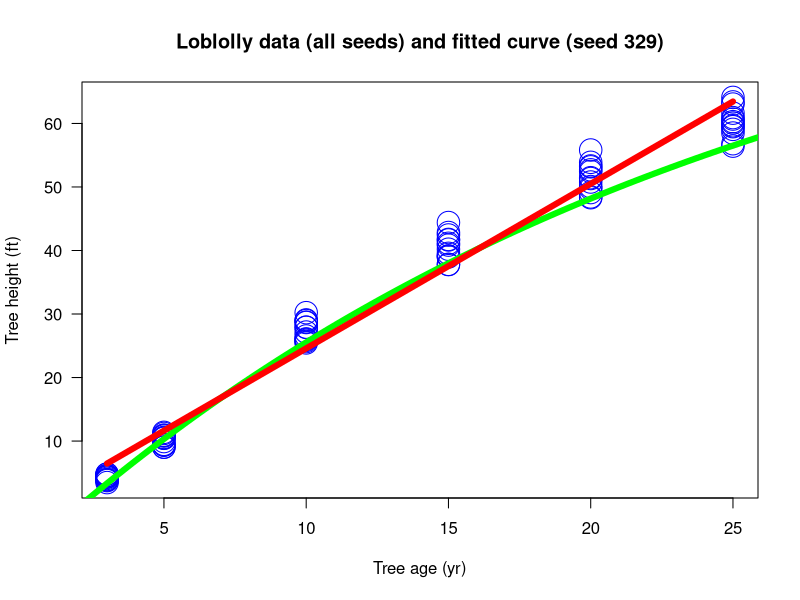

Source code (R):
## ---- chunk 1
summary(Loblolly)
## ---- chunk 2
require(stats); require(graphics)

plot(height ~ age, data = Loblolly, col="blue", cex = 3,
     xlab = "Tree age (yr)", las = 1,
     ylab = "Tree height (ft)",
     main = "Loblolly data (all seeds) and fitted curve (seed 329)")
fm1 <- nls(height ~ SSasymp(age, Asym, R0, lrc),
           data = Loblolly, subset = Seed == 329)
age <- seq(0, 30, length.out = 101)
par(col = "green", lwd = 6)
lines(age, predict(fm1, list(age = age)))

fit1<-lm(Loblolly$height~Loblolly$age)
yfit1<-fit1$fitted.values
par(col = "red", lwd = 6)
lines(Loblolly$age, yfit1)

## ---- chunk 3
cor(Loblolly$height, Loblolly$age)
